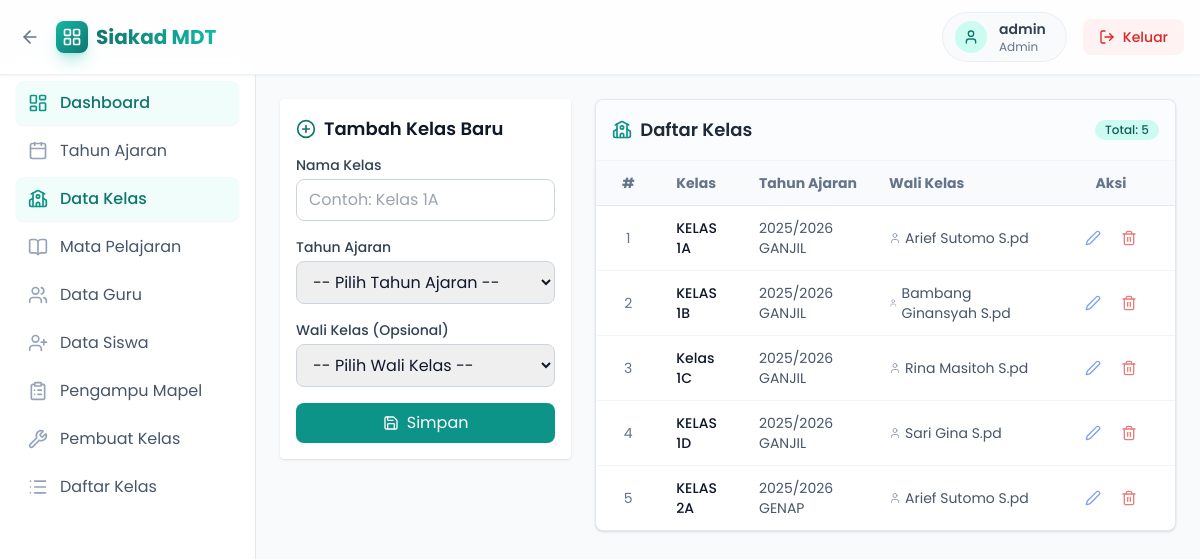
The page /public/index.php?page=admin&resource=classes (signed in) on the database its author committed.
### tables this page shows
CREATE TABLE `users` (
  `id` int(11) NOT NULL,
  `username` varchar(50) NOT NULL,
  `password_hash` varchar(255) NOT NULL,
  `role` enum('admin','teacher','student') NOT NULL,
  `created_at` datetime NOT NULL DEFAULT current_timestamp()
);

CREATE TABLE `classes` (
  `id` int(11) NOT NULL,
  `name` varchar(50) NOT NULL,
  `academic_year_id` int(11) NOT NULL,
  `homeroom_teacher_id` int(11) DEFAULT NULL
);

CREATE TABLE `academic_years` (
  `id` int(11) NOT NULL,
  `label` varchar(20) NOT NULL,
  `is_active` tinyint(1) NOT NULL DEFAULT 0
);

CREATE TABLE `teachers` (
  `id` int(11) NOT NULL,
  `user_id` int(11) NOT NULL,
  `name` varchar(100) NOT NULL,
  `nip` varchar(20) DEFAULT NULL,
  `email` varchar(100) DEFAULT NULL
);

### config/database.php (called while the page is built, shortened)
<?php
function db(): PDO {
    static $pdo = null;
    if ($pdo === null) {
        $dsn = 'mysql:host=' . DB_HOST . ';dbname=' . DB_NAME . ';charset=utf8mb4';
        $pdo = new PDO($dsn, DB_USER, DB_PASS, [
            PDO::ATTR_ERRMODE => PDO::ERRMODE_EXCEPTION,
            PDO::ATTR_DEFAULT_FETCH_MODE => PDO::FETCH_ASSOC,
        ]);
    }
    return $pdo;
}
?>

### config/auth.php (called while the page is built, shortened)
<?php
require_once __DIR__ . '/database.php';
function current_user(): ?array {
    $stmt = db()->prepare('SELECT id, username, role FROM users WHERE id = ?');
    $stmt->execute([$_SESSION['user_id']]);
    $u = $stmt->fetch();
    return $u ?: null;
}
?>

### models/SchoolClass.php (called while the page is built, shortened)
<?php
require_once __DIR__ . '/../config/database.php';
class SchoolClass {
    public static function allWithYearTeacher(): array {
        $sql = 'SELECT c.id, c.name, ay.label AS year_label, t.name AS homeroom_name FROM classes c JOIN academic_years ay ON ay.id = c.academic_year_id LEFT JOIN teachers t ON t.id = c.homeroom_teacher_id ORDER BY c.name';
        $stmt = db()->query($sql);
        return $stmt->fetchAll();
    }
}
?>

### views/admin/classes.php (the view, shortened to what this page needs)
<div class="flex items-start gap-6">
  <div class="w-full md:w-1/3 bg-white shadow rounded p-4 hover:shadow-md transition-shadow sticky top-24">
    <div class="text-lg font-semibold mb-3 flex items-center gap-2">
        <i data-lucide="<?= isset($edit) ? 'edit' : 'plus-circle' ?>" class="w-5 h-5 text-brand-700"></i>
        <?= isset($edit) ? 'Edit Data Kelas' : 'Tambah Kelas Baru' ?>
    </div>
    <form method="post" class="space-y-4">
      <div>
        <label class="block text-sm font-medium text-slate-700 mb-1">Nama Kelas</label>
        <input name="name" value="<?= isset($edit) ? htmlspecialchars($edit['name']) : '' ?>" class="w-full border border-slate-300 rounded-lg px-3 py-2 focus:outline-none focus:ring-2 focus:ring-brand-500/20 focus:border-brand-500 transition-all" required placeholder="Contoh: Kelas 1A" />
      </div>
      <div>
        <label class="block text-sm font-medium text-slate-700 mb-1">Tahun Ajaran</label>
        <select name="academic_year_id" class="w-full border border-slate-300 rounded-lg px-3 py-2 focus:outline-none focus:ring-2 focus:ring-brand-500/20 focus:border-brand-500 transition-all" required>
            <option value="">-- Pilih Tahun Ajaran --</option>
        </select>
      </div>
      <div>
        <label class="block text-sm font-medium text-slate-700 mb-1">Wali Kelas (Opsional)</label>
        <select name="homeroom_teacher_id" class="w-full border border-slate-300 rounded-lg px-3 py-2 focus:outline-none focus:ring-2 focus:ring-brand-500/20 focus:border-brand-500 transition-all">
            <option value="">-- Pilih Wali Kelas --</option>
        </select>
      </div>
      <div class="flex gap-2">
          <button type="submit" class="flex-1 inline-flex justify-center items-center gap-2 px-4 py-2 bg-brand-600 hover:bg-brand-700 text-white rounded-lg transition-colors shadow-sm">
            <i data-lucide="save" class="w-4 h-4"></i>
            <span><?= isset($edit) ? 'Update' : 'Simpan' ?></span>
          </button>
      </div>
    </form>
  </div>
  <div class="w-full md:w-2/3 bg-white shadow rounded-lg overflow-hidden border border-slate-200">
    <div class="p-4 border-b border-slate-100 bg-slate-50/50 flex justify-between items-center">
        <div class="text-lg font-semibold flex items-center gap-2 text-slate-800">
            <i data-lucide="school" class="w-5 h-5 text-brand-600"></i> Daftar Kelas
        </div>
        <span class="text-xs font-medium px-2.5 py-0.5 rounded-full bg-brand-100 text-brand-800">
            Total: <?= count($classes) ?>
        </span>
    </div>
    <div class="overflow-x-auto">
        <table class="min-w-full text-sm text-left">
          <thead class="bg-slate-50 text-slate-500 font-medium border-b border-slate-200">
            <tr>
              <th class="px-4 py-3 w-16 text-center">#</th>
              <th class="px-4 py-3">Kelas</th>
              <th class="px-4 py-3">Tahun Ajaran</th>
              <th class="px-4 py-3">Wali Kelas</th>
              <th class="px-4 py-3 w-32 text-center">Aksi</th>
            </tr>
          </thead>
          <tbody class="divide-y divide-slate-100">
            <?php if (empty($classes)): ?>
                <tr>
                    <td colspan="5" class="px-4 py-8 text-center text-slate-400 italic">Belum ada data kelas</td>
                </tr>
            <?php else: ?>
                <?php foreach ($classes as $i => $c): ?>
                  <tr class="hover:bg-slate-50/50 transition-colors group">
                    <td class="px-4 py-3 text-center text-slate-500"><?= $i + 1 ?></td>
                    <td class="px-4 py-3 font-medium text-slate-900"><?= htmlspecialchars($c['name']) ?></td>
                    <td class="px-4 py-3 text-slate-600"><?= htmlspecialchars($c['year_label']) ?></td>
                    <td class="px-4 py-3 text-slate-600">
                        <?php if ($c['homeroom_name']): ?>
                            <span class="inline-flex items-center gap-1">
                                <i data-lucide="user" class="w-3 h-3 text-slate-400"></i>
                                <?= htmlspecialchars($c['homeroom_name']) ?>
                            </span>
                        <?php else: ?>
                            <span class="text-slate-400 italic">-</span>
                        <?php endif; ?>
                    </td>
                    <td class="px-4 py-3 text-center">
                        <div class="flex items-center justify-center gap-2 opacity-60 group-hover:opacity-100 transition-opacity">
                            <a href="index.php?page=admin&resource=classes&action=edit&id=<?= $c['id'] ?>" class="p-1.5 text-blue-600 hover:bg-blue-50 rounded-md transition-colors" title="Edit">
                                <i data-lucide="edit-2" class="w-4 h-4"></i>
                            </a>
                            <a href="index.php?page=admin&resource=classes&action=delete&id=<?= $c['id'] ?>" onclick="return confirm('Apakah Anda yakin ingin menghapus kelas ini?')" class="p-1.5 text-red-600 hover:bg-red-50 rounded-md transition-colors" title="Hapus">
                                <i data-lucide="trash-2" class="w-4 h-4"></i>
                            </a>
                        </div>
                    </td>
                  </tr>
                <?php endforeach; ?>
            <?php endif; ?>
          </tbody>
        </table>
    </div>
  </div>
</div>

### public/index.php (shortened to what this page needs)
<?php
$page = $_GET['page'] ?? 'login';
if ($page === 'admin') { require_once BASE_PATH . '/controllers/AdminController.php'; AdminController::handle(); exit; }
?>

### controllers/AdminController.php (shortened to what this page needs)
<?php
require_once __DIR__ . '/../config/auth.php';
require_once __DIR__ . '/../config/database.php';
require_once __DIR__ . '/../models/SchoolClass.php';
class AdminController {
    public static function handle(): void {
        $resource = $_GET['resource'] ?? 'dashboard';
        if ($resource === 'classes') { self::classes(); return; }
    }
    private static function classes(): void {
        $classes = SchoolClass::allWithYearTeacher();
        require BASE_PATH . '/views/layout.php';
    }
}
?>

### views/layout.php (shortened to what this page needs)
<?php
require_once BASE_PATH . '/config/auth.php';
$u = current_user();
?>
<!DOCTYPE html>
<html>
<head>
<script src="https://cdn.tailwindcss.com"></script>
</head>
<body class="bg-slate-50 min-h-screen font-poppins text-slate-900 bg-[url('https://www.transparenttextures.com/patterns/cubes.png')]">
<header class="bg-white/80 backdrop-blur-md shadow-sm sticky top-0 z-40 border-b border-slate-200/60" aria-label="Header">
  <div class="max-w-7xl mx-auto px-4 py-3 flex items-center justify-between">
    <div class="flex items-center gap-3">
      <a id="backButton" aria-label="Kembali" href="#" data-role="<?= $u['role'] ?? '' ?>" class="inline-flex items-center gap-1 text-slate-500 hover:text-brand-600 transition-colors p-1 rounded-full hover:bg-brand-50">
        <i data-lucide="arrow-left" class="w-5 h-5"></i>
      </a>
      <a href="index.php?page=<?= $u && $u['role'] ? htmlspecialchars($u['role']) : 'login' ?>" class="flex items-center gap-2 group">
        <div class="w-8 h-8 bg-gradient-to-br from-brand-500 to-brand-700 rounded-lg flex items-center justify-center text-white shadow-lg shadow-brand-500/30 group-hover:scale-105 transition-transform">
            <i data-lucide="layout-grid" class="w-5 h-5"></i>
        </div>
        <span class="text-lg md:text-xl font-bold bg-clip-text text-transparent bg-gradient-to-r from-brand-700 to-brand-500">Siakad MDT</span>
      </a>
    </div>
    <div class="flex items-center gap-4">
      <?php if ($u): ?>
        <div class="hidden sm:flex items-center gap-3 px-3 py-1.5 bg-slate-100/50 rounded-full border border-slate-200/60">
          <div class="w-8 h-8 rounded-full bg-brand-100 text-brand-700 flex items-center justify-center">
            <i data-lucide="user" class="w-4 h-4"></i>
          </div>
          <div class="flex flex-col leading-none mr-2">
             <span class="text-sm font-semibold text-slate-700"><?= htmlspecialchars($u['username']) ?></span>
             <span class="text-xs text-slate-500 capitalize"><?= htmlspecialchars($u['role']) ?></span>
          </div>
        </div>
        <a href="index.php?page=logout" class="inline-flex items-center gap-2 px-4 py-2 bg-red-50 text-red-600 rounded-lg hover:bg-red-100 hover:text-red-700 focus:outline-none focus:ring-2 focus:ring-red-400 transition-all font-medium text-sm" aria-label="Keluar">
          <i data-lucide="log-out" class="w-4 h-4"></i>
          <span class="hidden sm:inline">Keluar</span>
        </a>
      <?php endif; ?>
    </div>
  </div>
</header>
<?php if ($u && $u['role'] === 'admin'): ?>
  <div class="flex pt-0">
    <aside class="w-64 fixed inset-y-0 left-0 top-[65px] bg-white border-r border-slate-200 hidden md:block overflow-y-auto pb-20 z-30">
      <nav class="p-4 space-y-1">
        <?php
        $menu = [
            ['url' => 'index.php?page=admin', 'icon' => 'layout-dashboard', 'label' => 'Dashboard'],
            ['url' => 'index.php?page=admin&resource=academic_years', 'icon' => 'calendar', 'label' => 'Tahun Ajaran'],
            ['url' => 'index.php?page=admin&resource=classes', 'icon' => 'school', 'label' => 'Data Kelas'],
            ['url' => 'index.php?page=admin&resource=subjects', 'icon' => 'book-open', 'label' => 'Mata Pelajaran'],
            ['url' => 'index.php?page=admin&resource=teachers', 'icon' => 'users', 'label' => 'Data Guru'],
            ['url' => 'index.php?page=admin&resource=students', 'icon' => 'user-plus', 'label' => 'Data Siswa'],
            ['url' => 'index.php?page=admin&resource=teaching_assignments', 'icon' => 'clipboard-list', 'label' => 'Pengampu Mapel'],
            ['url' => 'index.php?page=admin&resource=class_builder', 'icon' => 'wrench', 'label' => 'Pembuat Kelas'],
            ['url' => 'index.php?page=admin&resource=class_roster', 'icon' => 'list', 'label' => 'Daftar Kelas'],
        ];
        $currentUrl = 'index.php?' . $_SERVER['QUERY_STRING'];
        ?>
        <?php foreach ($menu as $item): ?>
          <?php $isActive = strpos($currentUrl, $item['url']) !== false || ($item['url'] === 'index.php?page=admin' && $currentUrl === 'index.php?page=admin'); ?>
          <a href="<?= $item['url'] ?>" class="flex items-center gap-3 px-3 py-2.5 rounded-lg transition-all duration-200 <?= $isActive ? 'bg-brand-50 text-brand-700 font-medium shadow-sm' : 'text-slate-600 hover:bg-slate-50 hover:text-slate-900' ?>">
            <i data-lucide="<?= $item['icon'] ?>" class="w-5 h-5 <?= $isActive ? 'text-brand-600' : 'text-slate-400' ?>"></i>
            <span><?= $item['label'] ?></span>
          </a>
        <?php endforeach; ?>
      </nav>
    </aside>
    <main class="flex-1 ml-0 md:ml-64 p-6 min-h-[calc(100vh-65px)]">
      <?php require $content; ?>
    </main>
  </div>
<?php endif; ?>
</body>
</html>

### rows shown on the page
users: username "admin", role "Admin"
classes: name "KELAS 1A", academic_year.label "2025/2026 GANJIL", homeroom_teacher.name "Arief Sutomo S.pd"
classes: name "KELAS 1B", academic_year.label "2025/2026 GANJIL", homeroom_teacher.name "Bambang Ginansyah S.pd"
classes: name "Kelas 1C", academic_year.label "2025/2026 GANJIL", homeroom_teacher.name "Rina Masitoh S.pd"
classes: name "KELAS 1D", academic_year.label "2025/2026 GANJIL", homeroom_teacher.name "Sari Gina S.pd"
classes: name "KELAS 2A", academic_year.label "2025/2026 GENAP", homeroom_teacher.name "Arief Sutomo S.pd"

### other values the page prints
$item['label'] "Dashboard"
$item['label'] "Tahun Ajaran"
$item['label'] "Data Kelas"
$item['label'] "Mata Pelajaran"
$item['label'] "Data Guru"
$item['label'] "Data Siswa"
$item['label'] "Pengampu Mapel"
$item['label'] "Pembuat Kelas"
$item['label'] "Daftar Kelas"
count($classes) "5"
